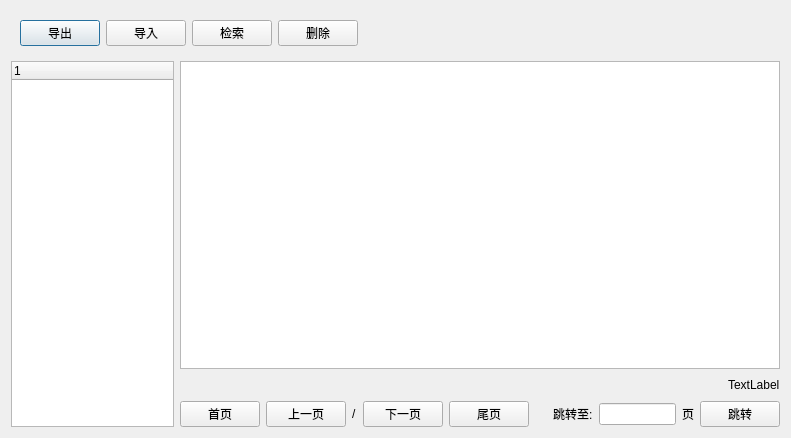
<?xml version="1.0" encoding="UTF-8"?>
<ui version="4.0">
 <class>DataBaseDialog</class>
 <widget class="QDialog" name="DataBaseDialog">
  <property name="geometry">
   <rect>
    <x>0</x>
    <y>0</y>
    <width>791</width>
    <height>438</height>
   </rect>
  </property>
  <property name="windowTitle">
   <string>Dialog</string>
  </property>
  <layout class="QVBoxLayout" name="verticalLayout_2">
   <item>
    <widget class="QWidget" name="widget_topBtnArea" native="true">
     <layout class="QHBoxLayout" name="horizontalLayout">
      <item>
       <widget class="QPushButton" name="pushButton_out">
        <property name="text">
         <string>导出</string>
        </property>
       </widget>
      </item>
      <item>
       <widget class="QPushButton" name="pushButton_load">
        <property name="text">
         <string>导入</string>
        </property>
       </widget>
      </item>
      <item>
       <widget class="QPushButton" name="pushButton_search">
        <property name="text">
         <string>检索</string>
        </property>
       </widget>
      </item>
      <item>
       <widget class="QPushButton" name="pushButton_clear">
        <property name="text">
         <string>删除</string>
        </property>
       </widget>
      </item>
      <item>
       <spacer name="horizontalSpacer">
        <property name="orientation">
         <enum>Qt::Horizontal</enum>
        </property>
        <property name="sizeHint" stdset="0">
         <size>
          <width>333</width>
          <height>20</height>
         </size>
        </property>
       </spacer>
      </item>
     </layout>
    </widget>
   </item>
   <item>
    <layout class="QHBoxLayout" name="Layout_functionArea">
     <item>
      <widget class="QTreeWidget" name="treeWidget">
       <column>
        <property name="text">
         <string notr="true">1</string>
        </property>
       </column>
      </widget>
     </item>
     <item>
      <layout class="QVBoxLayout" name="verticalLayout">
       <item>
        <widget class="QWidget" name="widget_2" native="true">
         <layout class="QGridLayout" name="Layout_tabWidget">
          <property name="leftMargin">
           <number>0</number>
          </property>
          <property name="topMargin">
           <number>0</number>
          </property>
          <property name="rightMargin">
           <number>0</number>
          </property>
          <property name="bottomMargin">
           <number>0</number>
          </property>
          <item row="0" column="0">
           <widget class="QTableView" name="tableView"/>
          </item>
         </layout>
        </widget>
       </item>
       <item>
        <layout class="QGridLayout" name="gridLayout">
         <item row="0" column="0">
          <spacer name="horizontalSpacer_3">
           <property name="orientation">
            <enum>Qt::Horizontal</enum>
           </property>
           <property name="sizeHint" stdset="0">
            <size>
             <width>40</width>
             <height>20</height>
            </size>
           </property>
          </spacer>
         </item>
         <item row="0" column="1">
          <widget class="QLabel" name="label_pageInfor">
           <property name="text">
            <string>TextLabel</string>
           </property>
          </widget>
         </item>
         <item row="1" column="0" colspan="2">
          <layout class="QHBoxLayout" name="horizontalLayout_2">
           <item>
            <widget class="QPushButton" name="pushButton_startPage">
             <property name="text">
              <string>首页</string>
             </property>
            </widget>
           </item>
           <item>
            <widget class="QPushButton" name="pushButton_proPage">
             <property name="text">
              <string>上一页</string>
             </property>
            </widget>
           </item>
           <item>
            <widget class="QLabel" name="label">
             <property name="styleSheet">
              <string notr="true">font: 20pt &quot;Agency FB&quot;;</string>
             </property>
             <property name="text">
              <string>/</string>
             </property>
            </widget>
           </item>
           <item>
            <widget class="QPushButton" name="pushButton_nextPage">
             <property name="text">
              <string>下一页</string>
             </property>
            </widget>
           </item>
           <item>
            <widget class="QPushButton" name="pushButton_endPage">
             <property name="text">
              <string>尾页</string>
             </property>
            </widget>
           </item>
           <item>
            <spacer name="horizontalSpacer_4">
             <property name="orientation">
              <enum>Qt::Horizontal</enum>
             </property>
             <property name="sizeHint" stdset="0">
              <size>
               <width>40</width>
               <height>20</height>
              </size>
             </property>
            </spacer>
           </item>
           <item>
            <spacer name="horizontalSpacer_2">
             <property name="orientation">
              <enum>Qt::Horizontal</enum>
             </property>
             <property name="sizeHint" stdset="0">
              <size>
               <width>40</width>
               <height>20</height>
              </size>
             </property>
            </spacer>
           </item>
           <item>
            <widget class="QLabel" name="label_2">
             <property name="text">
              <string>跳转至:</string>
             </property>
            </widget>
           </item>
           <item>
            <widget class="QLineEdit" name="lineEdit"/>
           </item>
           <item>
            <widget class="QLabel" name="label_3">
             <property name="text">
              <string>页</string>
             </property>
            </widget>
           </item>
           <item>
            <widget class="QPushButton" name="pushButton_jumpPage">
             <property name="text">
              <string>跳转</string>
             </property>
            </widget>
           </item>
          </layout>
         </item>
        </layout>
       </item>
      </layout>
     </item>
    </layout>
   </item>
  </layout>
 </widget>
 <resources/>
 <connections/>
</ui>
